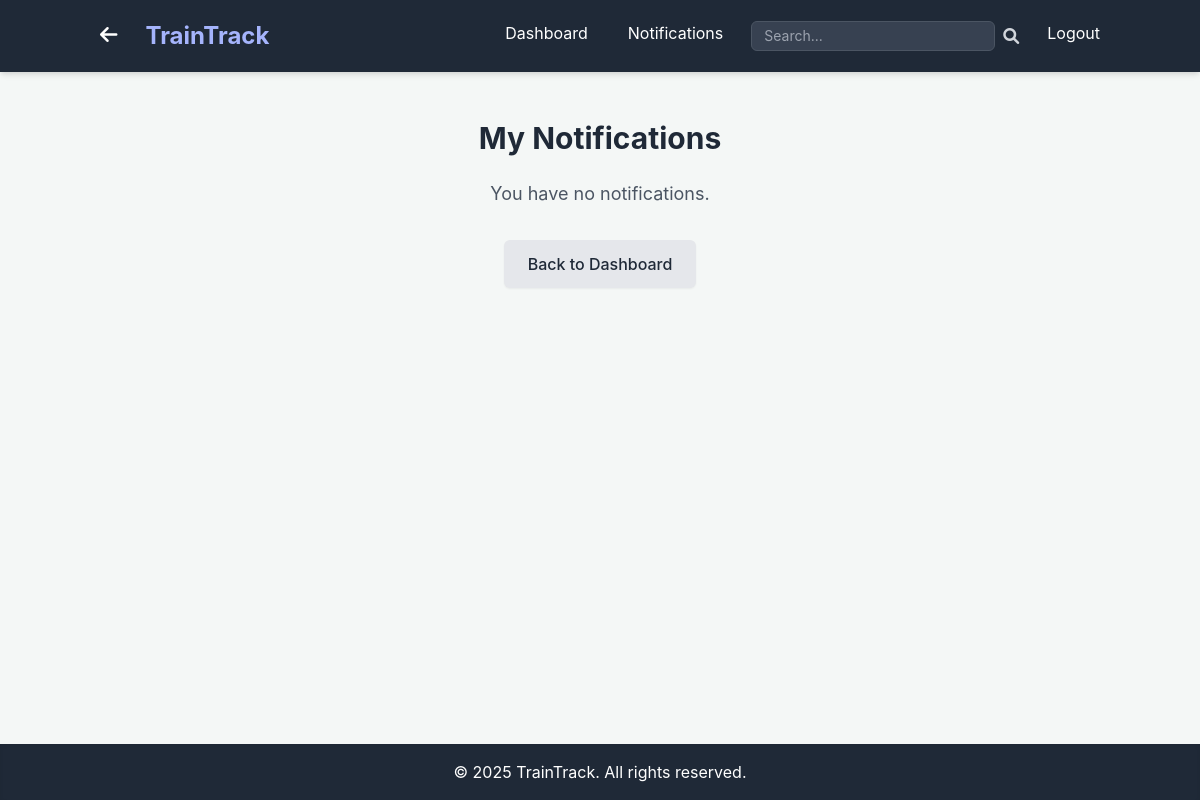
The app's page /notifications (signed in), older data.
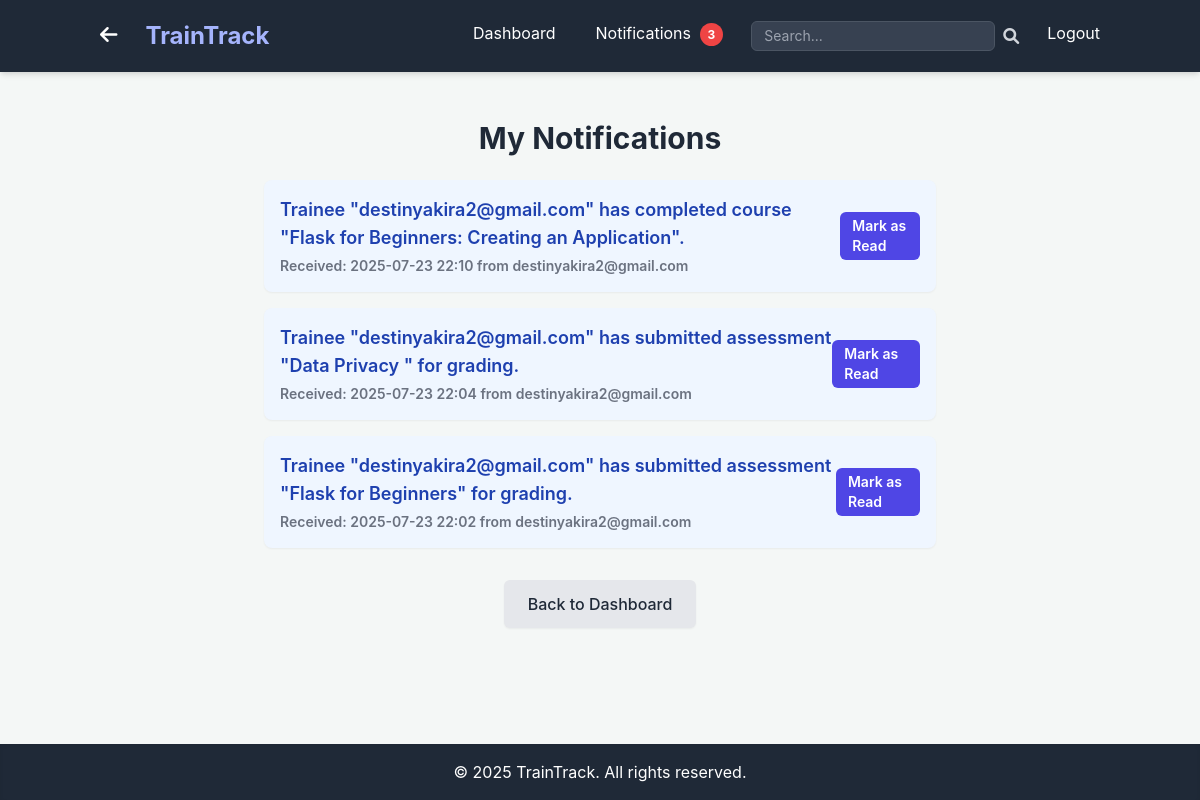
The same page, newer data.
### app.py (models this page shows, shortened)
class Notification(db.Model):
    id = db.Column(db.Integer, primary_key=True)
    recipient_id = db.Column(db.Integer, db.ForeignKey('user.id'), nullable=False)
    sender_id = db.Column(db.Integer, db.ForeignKey('user.id'), nullable=True) # Optional: who triggered the notification
    message = db.Column(db.Text, nullable=False)
    type = db.Column(db.String(50), nullable=False)
    related_id = db.Column(db.Integer, nullable=True)
    is_read = db.Column(db.Boolean, default=False)
    created_at = db.Column(db.DateTime, default=datetime.utcnow)

class User(UserMixin, db.Model):
    id = db.Column(db.Integer, primary_key=True)
    username = db.Column(db.String(80), unique=True, nullable=False)
    password_hash = db.Column(db.String(128), nullable=False)
    role = db.Column(db.String(20), nullable=False, default='trainee')
    domain = db.Column(db.String(50), nullable=True) # New field for trainee/admin domain
    assignments_as_trainee = db.relationship('Assignment', foreign_keys='Assignment.trainee_id', backref='trainee', lazy=True)
    created_courses = db.relationship('Course', foreign_keys='Course.created_by_id', backref='creator', lazy=True)
    created_assessments = db.relationship('Assessment', foreign_keys='Assessment.created_by_id', backref='assessor_creator', lazy=True)
    created_learning_paths = db.relationship('LearningPath', foreign_keys='LearningPath.created_by_id', backref='path_creator', lazy=True)
    assigned_assignments = db.relationship('Assignment', foreign_keys='Assignment.assigned_by_id', backref='assigner', lazy=True)
    notifications_received = db.relationship('Notification', foreign_keys='Notification.recipient_id', backref='recipient', lazy=True)
    notifications_sent = db.relationship('Notification', foreign_keys='Notification.sender_id', backref='sender', lazy=True)
    graded_submissions = db.relationship('Submission', foreign_keys='Submission.graded_by_id', backref='grader', lazy=True)

### app.py (the view)
@app.route('/notifications')
@login_required
def view_notifications():
    current_year = datetime.now().year
    notifications = db.session.query(Notification).filter_by(recipient_id=current_user.id).order_by(Notification.created_at.desc()).all()
    return render_template('notifications.html', title='My Notifications', notifications=notifications, current_year=current_year)

### app.py (called while the page is built)
@login_manager.user_loader
def load_user(user_id):
    return db.session.get(User, int(user_id))

@app.context_processor
def inject_unread_notifications_count():
    if current_user.is_authenticated:
        unread_count = Notification.query.filter_by(recipient_id=current_user.id, is_read=False).count()
        return dict(unread_notifications_count=unread_count)
    return dict(unread_notifications_count=0)

### templates/notifications.html (shortened to what this page needs)
{% extends "base.html" %}
{% block content %}
    <h1 class="text-3xl font-bold text-gray-800 mb-6 text-center">My Notifications</h1>
    {% if notifications %}
        <div class="space-y-4 max-w-2xl mx-auto">
            {% for notification in notifications %}
                <div class="p-4 rounded-lg shadow-sm flex items-center justify-between
                    {% if notification.is_read %}bg-gray-100 text-gray-700{% else %}bg-blue-50 text-blue-800 font-semibold{% endif %}">
                    <div>
                        <p class="text-lg">{{ notification.message }}</p>
                        <p class="text-sm text-gray-500 mt-1">
                            Received: {{ notification.created_at.strftime('%Y-%m-%d %H:%M') }}
                            {% if notification.sender %}
                                from {{ notification.sender.username }}
                            {% endif %}
                        </p>
                    </div>
                    {% if not notification.is_read %}
                        <a href="{{ url_for('mark_notification_read', notification_id=notification.id) }}"
                           class="bg-indigo-600 text-white px-3 py-1 rounded-md text-sm hover:bg-indigo-700 transition duration-300">
                            Mark as Read
                        </a>
                    {% else %}
                        <span class="text-green-600 text-sm">Read</span>
                    {% endif %}
                </div>
            {% endfor %}
        </div>
    {% else %}
        <p class="text-center text-gray-600 text-lg">You have no notifications.</p>
    {% endif %}
    <div class="mt-8 text-center">
        <a href="{{ url_for('dashboard') }}" class="inline-block bg-gray-200 text-gray-800 px-6 py-3 rounded-md font-medium hover:bg-gray-300 transition duration-300 shadow-sm">
            Back to Dashboard
        </a>
    </div>
{% endblock %}

### templates/base.html (shortened to what this page needs)
<!DOCTYPE html>
<html lang="en">
<head>
    <link href="https://cdn.jsdelivr.net/npm/tailwindcss@2.2.19/dist/tailwind.min.css" rel="stylesheet">
    <link rel="stylesheet" href="https://cdnjs.cloudflare.com/ajax/libs/font-awesome/6.0.0-beta3/css/all.min.css">
</head>
<body class="flex flex-col min-h-screen">
    <header class="bg-gray-800 text-white p-4 shadow-md">
        <div class="container mx-auto flex justify-between items-center">
            <div class="flex items-center">
                <button onclick="history.back()" class="text-white hover:text-gray-300 mr-4 px-3 py-2 rounded-md transition duration-300 focus:outline-none" aria-label="Go back">
                    <i class="fas fa-arrow-left text-xl"></i>
                </button>
                <a href="{{ url_for('dashboard') }}" class="text-2xl font-bold text-indigo-300 hover:text-indigo-100 transition duration-300">TrainTrack</a>
            </div>
            <nav>
                <ul class="flex space-x-4">
                    {% if current_user.is_authenticated %}
                        <li><a href="{{ url_for('dashboard') }}" class="hover:text-gray-300 px-3 py-2 rounded-md transition duration-300">Dashboard</a></li>
                        <li class="relative">
                            <a href="{{ url_for('view_notifications') }}" class="hover:text-gray-300 px-3 py-2 rounded-md transition duration-300">
                                Notifications
                                {% if unread_notifications_count > 0 %}
                                    <span class="ml-1 px-2 py-1 text-xs font-bold bg-red-500 rounded-full">{{ unread_notifications_count }}</span>
                                {% endif %}
                            </a>
                        </li>
                        <li>
                            <form action="{{ url_for('search') }}" method="GET" class="flex items-center">
                                <input type="search" name="query" placeholder="Search..."
                                       class="px-3 py-1 rounded-md bg-gray-700 text-white border border-gray-600 focus:border-indigo-500 focus:ring-indigo-500 text-sm"
                                       aria-label="Search input">
                                <button type="submit" class="ml-2 text-gray-300 hover:text-white transition duration-300" aria-label="Submit search">
                                    <i class="fas fa-search"></i>
                                </button>
                            </form>
                        </li>
                        <li><a href="{{ url_for('logout') }}" class="hover:text-gray-300 px-3 py-2 rounded-md transition duration-300">Logout</a></li>
                    {% endif %}
                </ul>
            </nav>
        </div>
    </header>
    <main class="container mx-auto mt-8 p-4 flex-grow">
        {% block content %}{% endblock %}
    </main>
    <footer class="bg-gray-800 text-white p-4 text-center shadow-inner mt-8">
        <div class="container mx-auto">
            <p>&copy; {{ current_year }} TrainTrack. All rights reserved.</p>
        </div>
    </footer>
</body>
</html>

### templates/base.html (style rules this page uses)
body { font-family: "Inter", sans-serif; background-color: #f4f7f6; }

Row changes from the older to the newer data that the page shows:
added Notification: message "Trainee \"destinyakira2@gmail.com\" has completed course \"Flask for Beginners: Creating an Application\".", created_at "2025-07-23 22:10", sender.username "destinyakira2@gmail.com"
added Notification: message "Trainee \"destinyakira2@gmail.com\" has submitted assessment \"Data Privacy \" for grading.", created_at "2025-07-23 22:04", sender.username "destinyakira2@gmail.com"
added Notification: message "Trainee \"destinyakira2@gmail.com\" has submitted assessment \"Flask for Beginners\" for grading.", created_at "2025-07-23 22:02", sender.username "destinyakira2@gmail.com"
Text that changed along with them:
{{ unread_notifications_count }}: (not shown) → "3"
text no longer shown: "You have no notifications."
